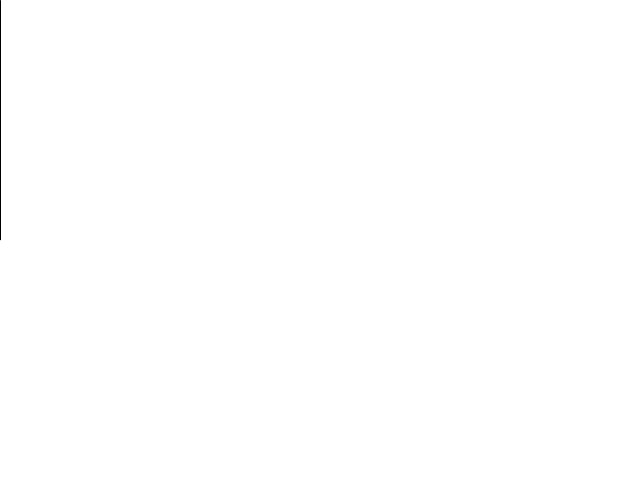
Frame 1 (no input)
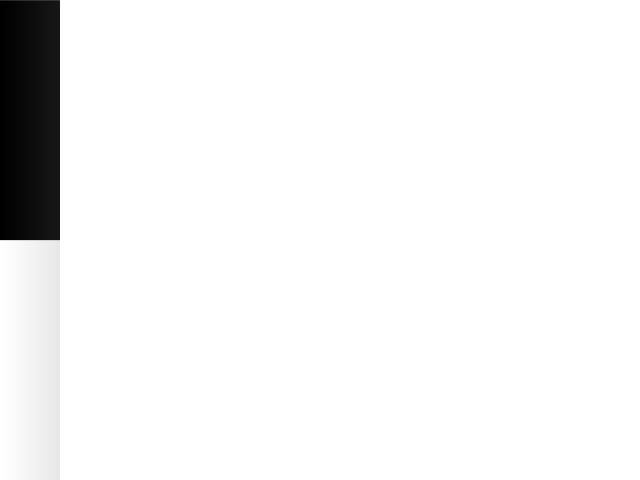
Frame 60 (the mouse pressed at the canvas centre just before this capture)
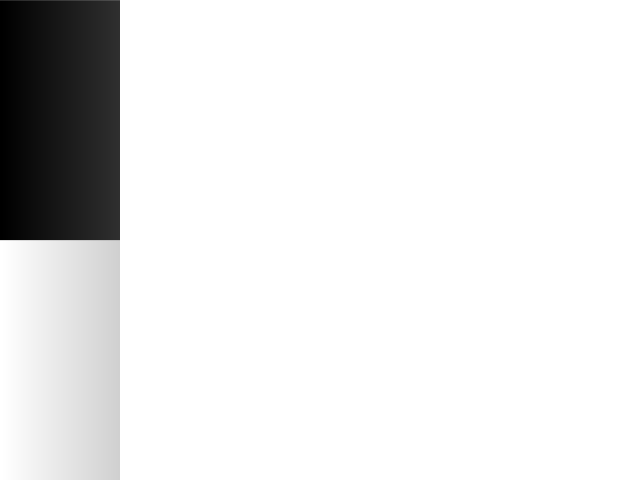
Frame 120 (the mouse held since frame 60 and released just before this capture)

The Processing sketch that drew these frames (run headless with seeded random() and noise(); from frame 60 on, the mouse is pressed at the canvas centre):

// Processing sketch: lineasConTransparencia
// ── lineasConTransparencia.pde
int x;
float numero;
String palabra;
boolean activo;
void setup() {
  size(640, 480);
  x = 0;
  background(255);
  activo = true;
}
void draw() {
  float borde = x*255/width;
  stroke(borde);
  line(x, 0, x, height/2);
  stroke(255-borde);
  line(x, height/2, x, height);
  if (x<=width && activo == true) {
    x++;
  }
  // x= x+1;
}
void mousePressed() {
  ellipse(mouseX, mouseY, 50, 50);
  if (x>=width) {
    background(255);
    x = 0;
  }
}
void keyPressed() {
  if (key=='d') {
    activo = false;
  }
  if (key=='a') {
    activo = true;
  }
}
